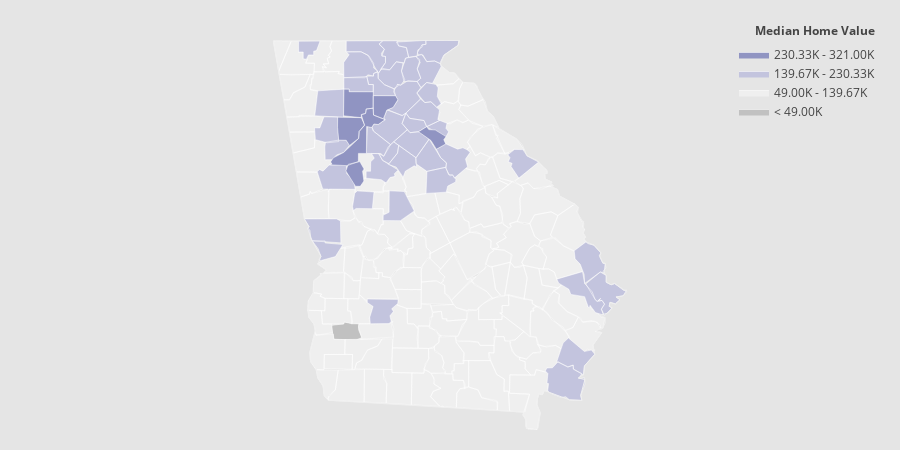

The notebook cell saved with this chart:
### Code cell
import plotly.figure_factory as ff
import numpy as np

'''
values = df1['median_home_value'].tolist()
fips = df1['FIPS'].tolist()

fig = ff.create_choropleth(fips=fips, values=values)
fig.layout.template = None
fig.show()

#df_sample = pd.read_csv('https://raw.githubusercontent.com/plotly/datasets/master/minoritymajority.csv')
#df_sample_r = df_sample[df_sample['STNAME'] == 'Florida']
'''
values = df1['median_home_value'].tolist()
fips = df1['FIPS'].tolist()

endpts = list(np.mgrid[min(values):max(values):4j])
colorscale = [
    'rgb(193, 193, 193)',
    'rgb(239,239,239)',
    'rgb(195, 196, 222)',
    'rgb(144,148,194)',
    'rgb(101,104,168)',
    'rgb(65, 53, 132)'
]
fig = ff.create_choropleth(
    fips=fips, values=values, scope=['Georgia'], show_state_data=True,
    colorscale=colorscale, binning_endpoints=endpts, round_legend_values=True,
    plot_bgcolor='rgb(229,229,229)',
    paper_bgcolor='rgb(229,229,229)',
    legend_title='Median Home Value ',
    county_outline={'color': 'rgb(255,255,255)', 'width': 0.5},
    exponent_format=True,
)
fig.layout.template = None
fig.show()
